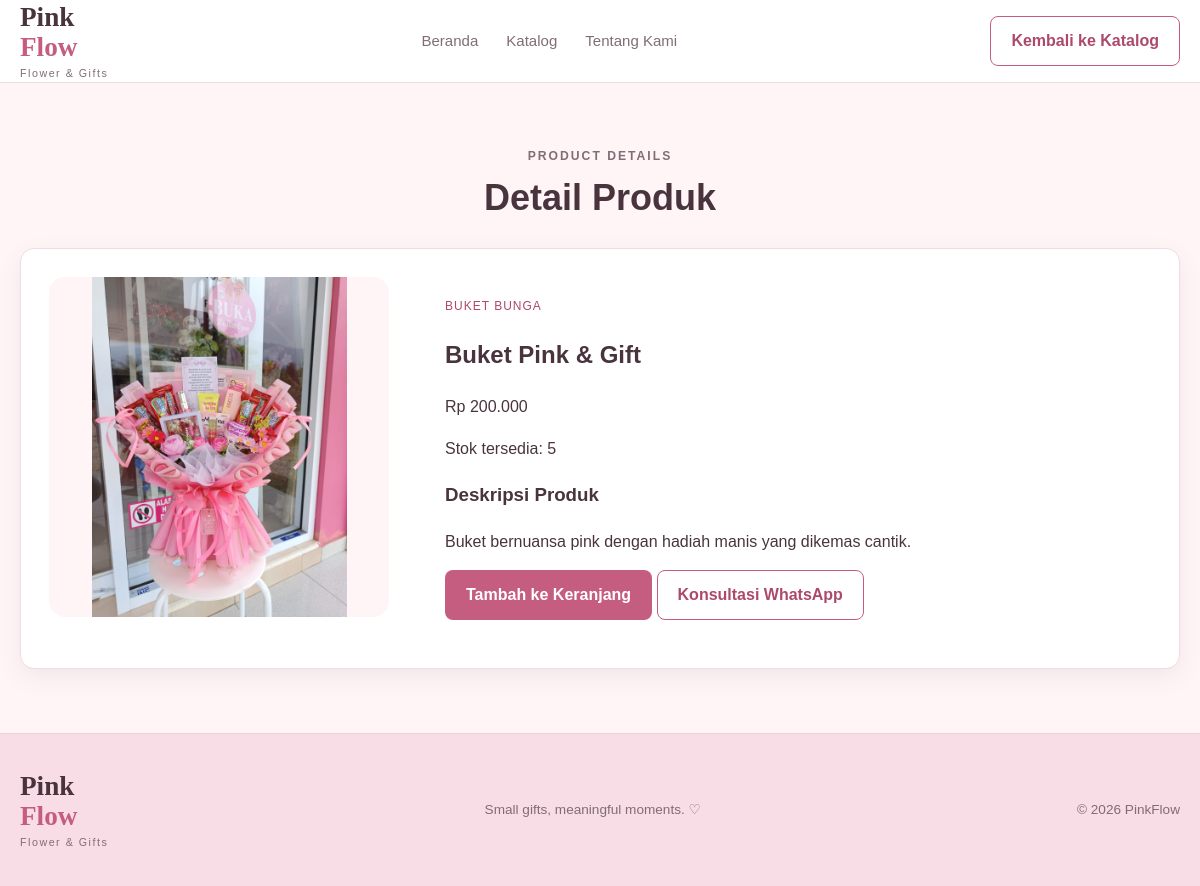
/pages/detail.php?id=8, run on the app's committed database.
### tables this page shows
CREATE TABLE `products` (
  `id` int(11) NOT NULL,
  `name` varchar(100) NOT NULL,
  `category` varchar(50) NOT NULL,
  `price` decimal(12,2) NOT NULL DEFAULT 0.00,
  `stock` int(11) NOT NULL DEFAULT 0,
  `image` varchar(255) DEFAULT NULL,
  `description` text DEFAULT NULL,
  `created_at` timestamp NOT NULL DEFAULT current_timestamp()
);

### pages/detail.php (the view, shortened to what this page needs)
<?php
require_once "../config/database.php";
$id = filter_input(INPUT_GET, "id", FILTER_VALIDATE_INT);
$stmt = $conn->prepare(
    "SELECT id, name, category, price, stock, image, description
     FROM products
     WHERE id = ?
     LIMIT 1"
);
$stmt->bind_param("i", $id);
$stmt->execute();
$result = $stmt->get_result();
$produk = $result->fetch_assoc();
$harga = "Rp " . number_format(
    (float) $produk["price"],
    0,
    ",",
    "."
);
$nomorWhatsApp = "62855242771020";
$pesanWhatsApp = "Halo PinkFlow, saya tertarik dengan produk "
    . $produk["name"]
    . ". Apakah produk ini masih tersedia?";
$linkWhatsApp = "https://wa.me/" . $nomorWhatsApp
    . "?text=" . urlencode($pesanWhatsApp);
?>
<!DOCTYPE html>
<html lang="id">
<head>
    <link rel="stylesheet" href="../assets/css/style.css">
</head>
<body>
<header class="navbar">
    <div class="container navbar-inner">
        <a href="../index.php" class="brand">
            Pink<span>Flow</span>
            <small>Flower & Gifts</small>
        </a>
        <nav class="nav-links">
            <a href="../index.php">Beranda</a>
            <a href="../index.php#produk">Katalog</a>
            <a href="../index.php#tentang">Tentang Kami</a>
        </nav>
        <a href="../index.php#produk" class="btn btn-outline">
            Kembali ke Katalog
        </a>
    </div>
</header>
<main>
    <section>
        <div class="container">
            <div class="section-heading">
                <p class="eyebrow">PRODUCT DETAILS</p>
                <h2>Detail Produk</h2>
            </div>
            <div class="card">
                <div class="product-detail-grid">
                    <div class="product-detail-image">
                        <?php if (!empty($produk["image"])): ?>
                            <img
                                src="../assets/images/<?= htmlspecialchars($produk["image"]) ?>"
                                alt="<?= htmlspecialchars($produk["name"]) ?>"
                            >
                        <?php else: ?>
                            <div class="product-placeholder">
                                ♡
                            </div>
                        <?php endif; ?>
                    </div>
                    <div class="product-detail-content">
                        <p class="product-category">
                            <?= htmlspecialchars($produk["category"]) ?>
                        </p>
                        <h1>
                            <?= htmlspecialchars($produk["name"]) ?>
                        </h1>
                        <p class="product-detail-price">
                            <?= $harga ?>
                        </p>
                        <p class="product-stock">
                            Stok tersedia:
                            <?= (int) $produk["stock"] ?>
                        </p>
                        <div class="product-description">
                            <h3>Deskripsi Produk</h3>
                            <p>
                                <?php if (!empty($produk["description"])): ?>
                                    <?= nl2br(htmlspecialchars($produk["description"])) ?>
                                <?php else: ?>
                                    Belum ada deskripsi untuk produk ini.
                                <?php endif; ?>
                            </p>
                        </div>
                        <?php if ((int) $produk["stock"] > 0): ?>
                            <a
                                href="cart.php?add=<?= (int) $produk['id'] ?>"
                                class="btn btn-primary"
                            >
                                Tambah ke Keranjang
                            </a>
                            <a
                                href="<?= htmlspecialchars($linkWhatsApp) ?>"
                                class="btn btn-outline"
                                target="_blank"
                                rel="noopener noreferrer"
                            >
                                Konsultasi WhatsApp
                            </a>
                        <?php else: ?>
                            <button class="btn btn-outline" disabled>
                                Stok Habis
                            </button>
                        <?php endif; ?>
                    </div>
                </div>
            </div>
        </div>
    </section>
</main>
<footer class="footer">
    <div class="container footer-inner">
        <a href="../index.php" class="brand">
            Pink<span>Flow</span>
            <small>Flower & Gifts</small>
        </a>
        <p>Small gifts, meaningful moments. ♡</p>
        <p>© <?= date("Y") ?> PinkFlow</p>
    </div>
</footer>
</body>
</html>

### assets/css/style.css (style rules this page uses)
:root { --pink-50: #fff5f7; --pink-100: #fce7ed; --pink-200: #f4ccd8; --pink-300: #e8a9bd; --pink-500: #c45d80; --pink-600: #ad496c; --text-main: #49343e; --text-muted: #806d76; --white: #ffffff; --border: #f0dce3; --shadow: 0 8px 24px rgba(95, 47, 65, 0.08); --radius-sm: 8px; --radius-md: 14px; --radius-lg: 22px; --container-width: 1200px; }
* { box-sizing: border-box; }
html { scroll-behavior: smooth; }
body { margin: 0; font-family: Arial, Helvetica, sans-serif; color: var(--text-main); background: var(--pink-50); line-height: 1.6; }
img { display: block; max-width: 100%; }
a { color: inherit; text-decoration: none; }
.container { width: min(100% - 40px, var(--container-width)); margin-inline: auto; }
section { padding-block: 64px; }
.section-heading { margin-bottom: 28px; text-align: center; }
.section-heading h2 { margin: 0 0 8px; font-size: clamp(1.7rem, 3vw, 2.4rem); line-height: 1.2; }
.section-heading p { margin: 0; color: var(--text-muted); }
.section-heading .eyebrow { margin-bottom: 10px; }
.btn { display: inline-flex; justify-content: center; align-items: center; gap: 8px; min-height: 44px; padding: 11px 20px; border: 1px solid transparent; border-radius: var(--radius-sm); font-weight: 600; cursor: pointer; transition: 0.2s ease; }
.btn-primary { color: var(--white); background: var(--pink-500); }
.btn-outline { color: var(--pink-600); background: transparent; border-color: var(--pink-500); }
.card { overflow: hidden; background: var(--white); border: 1px solid var(--border); border-radius: var(--radius-md); box-shadow: var(--shadow); }
.navbar { position: sticky; top: 0; z-index: 100; background: rgba(255, 255, 255, 0.94); border-bottom: 1px solid var(--border); backdrop-filter: blur(12px); }
.navbar-inner { min-height: 82px; display: flex; align-items: center; justify-content: space-between; gap: 28px; }
.brand { display: inline-flex; flex-direction: column; font-family: Georgia, serif; font-size: 1.7rem; font-weight: 700; line-height: 1.1; }
.brand span { color: var(--pink-500); }
.brand small { margin-top: 5px; color: var(--text-muted); font-family: Arial, sans-serif; font-size: 0.67rem; font-weight: 400; letter-spacing: 1.5px; }
.nav-links { display: flex; align-items: center; gap: 28px; }
.nav-links a { color: var(--text-muted); font-size: 0.94rem; transition: color 0.2s ease; }
.eyebrow { color: var(--pink-600); font-size: 0.76rem; font-weight: 700; letter-spacing: 2px; }
.product-category { margin: 0 0 5px; color: var(--pink-600); font-size: 0.75rem; text-transform: uppercase; letter-spacing: 1px; }
.footer { padding-block: 38px; background: #f8dce6; border-top: 1px solid #f0d0dc; }
.footer-inner { display: flex; align-items: center; justify-content: space-between; gap: 20px; }
.footer-inner .brand { color: var(--text-main); }
.footer-inner p { color: var(--text-muted); font-size: 0.85rem; line-height: 1.8; }
.product-detail-grid { display: grid; grid-template-columns: minmax(0, 360px) minmax(0, 1fr); gap: 36px; align-items: start; padding: 28px; }
.product-detail-image { width: 100%; max-width: 360px; height: 360px; overflow: hidden; border-radius: 16px; background: var(--pink-100); }
.product-detail-image img { display: block; width: 100%; height: 100%; object-fit: contain; object-position: center; }
.product-detail-content { min-width: 0; padding: 20px; }

### pages/detail.php (style rules this page uses)
.product-detail-grid { display: grid !important; grid-template-columns: 340px minmax(0, 1fr) !important; gap: 36px !important; align-items: start !important; }
.product-detail-grid .product-detail-image { width: 340px !important; max-width: 100% !important; height: 340px !important; max-height: 340px !important; overflow: hidden !important; display: flex !important; align-items: center !important; justify-content: center !important; background: #fff5f7; border-radius: 16px; }
.product-detail-grid .product-detail-image img { width: 100% !important; height: 100% !important; max-width: 100% !important; max-height: 100% !important; object-fit: contain !important; object-position: center !important; display: block !important; }

### data on the page
products: image+name (picture), category "BUKET BUNGA", name "Buket Pink & Gift", price "Rp 200.000", stock "5", description "Buket bernuansa pink dengan hadiah manis yang dikemas cantik."
